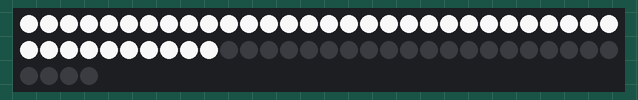
This program was run on a simulated Arduino Uno, built with avr-gcc and run on an emulated ATmega328P. Parts: 64 RGB LEDs in strip order, left to right, continuing on the next row. Dim RGB values are drawn brighter than linear; random numbers use the default seed unless the program sets one.

Above: at 0.4 s.
At 0.8 s:
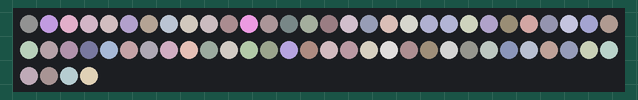
At 18.8 s:
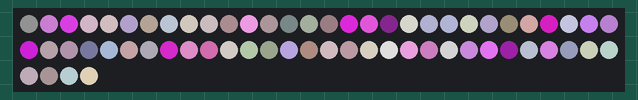
At 38.9 s:
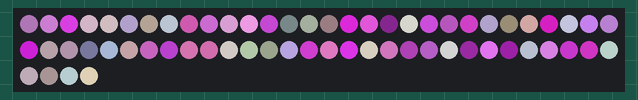

The program:

main.cpp
```cpp
#include <Adafruit_NeoPixel.h>
#ifdef __AVR__
#include <avr/power.h>
#endif
#define PIN 2 // WS2812 LEDs
#define NUMPIXELS 64 // Anzahl LEDs
#define BRIGHTNESS 230
Adafruit_NeoPixel pixels = Adafruit_NeoPixel(NUMPIXELS, PIN, NEO_GRB + NEO_KHZ800);

int pause=1000; // Millisekunden

struct RGB {
  int r;
  int g;
  int b;
};

void resetColors() {
  for (int i = 0; i < NUMPIXELS; i++) {
    // pixels.clear();
    pixels.setPixelColor(i, pixels.Color(0, 0, 0));
  }
  pixels.show();
}

void fillPixel(int pixel, int red, int green, int blue) {
  pixels.setPixelColor(pixel, pixels.Color(red, green, blue));
  pixels.show();
}

void colorRandomPixel(int red, int green, int blue) {
  // randomSeed(analogRead(A0)); Get Random noise from unused Analog Port
  randomSeed(millis()); // Generate Random noise for Wokwi Simulation
  int randomPixel = random(0, NUMPIXELS);
  pixels.setPixelColor(randomPixel, pixels.Color(red, green, blue));
  pixels.show();
}

void fillAllPixels(int red, int green, int blue, int delayTime) {
  for (int i = 0; i < NUMPIXELS; i++) {
    pixels.setPixelColor(i, pixels.Color(red, green, blue));
    pixels.show();
    delay(delayTime);
  }
}

void flashAllPixels(int red, int green, int blue, int delayTime, int count) {
  for (int i = 0; i < count; i++) {
    for (int p = 0; p < NUMPIXELS; p++) {
      pixels.setPixelColor(p, pixels.Color(red, green, blue));
    }
    pixels.show();
    delay(delayTime);

    for (int p = 0; p < NUMPIXELS; p++) {
      pixels.setPixelColor(p, pixels.Color(0, 0, 0));
    }
    pixels.show();
    delay(delayTime);
  }
}

void breathePixel(int pixel, RGB color, int duration) {
  int steps = 50; // The number of steps for smooth breathing
  int delayTime = duration / (steps * 2); // Controls breathing speed

  // Fade In
  for (int i = 0; i <= steps; i++) {
    float factor = (float)i / steps; // Scale factor from 0 to 1
    int r = color.r * factor;
    int g = color.g * factor;
    int b = color.b * factor;

    pixels.setPixelColor(pixel, pixels.Color(r, g, b));
    pixels.show();
    delay(delayTime);
  }

  // Fade Out
  for (int i = steps; i >= 0; i--) {
    float factor = (float)i / steps; // Scale factor from 1 to 0
    int r = color.r * factor;
    int g = color.g * factor;
    int b = color.b * factor;

    pixels.setPixelColor(pixel, pixels.Color(r, g, b));
    pixels.show();
    delay(delayTime);
  }
}

// Function to create breathing effect on multiple pixels


RGB generatePinkStarColor() {
  RGB color;
  int brightness = random(10, BRIGHTNESS + 1);
  // Randomly select a pink variation
  int pinkType = random(0, 3); // 0 = Soft Pink, 1 = Vibrant Pink, 2 = Magenta-Pink

  if (pinkType == 0) {
    // Soft Pink
    color.r = random(200, 255);
    color.g = random(100, 150);
    color.b = random(200, 255);
  } else if (pinkType == 1) {
    // Vibrant Pink
    color.r = random(220, 255);
    color.g = random(50, 120);
    color.b = random(220, 255);
  } else {
    // Magenta-Pink
    color.r = random(230, 255);
    color.g = random(30, 80);
    color.b = random(230, 255);
  }

  // Scale brightness
  color.r = (color.r * brightness) / BRIGHTNESS;
  color.g = (color.g * brightness) / BRIGHTNESS;
  color.b = (color.b * brightness) / BRIGHTNESS;

  return color;
}

RGB generateStarColor() {

  RGB color;
  int brightness = random(10, BRIGHTNESS + 1);
  int starType = random(0, 3);  // 0 = Blueish, 1 = White, 2 = Reddish

  if (starType == 0) {
    // Blueish star (cool, young stars)
    color.r = random(180, 220);
    color.g = random(180, 220);
    color.b = random(220, 255);
  } else if (starType == 1) {
    // White star (neutral, Sun-like stars)
    color.r = random(200, 255);
    color.g = random(200, 255);
    color.b = random(200, 255);
  } else {
    // Reddish star (old, cool stars)
    color.r = random(220, 255);
    color.g = random(180, 220);
    color.b = random(180, 220);
  }

  // Scale color brightness
  color.r = (color.r * brightness) / BRIGHTNESS;
  color.g = (color.g * brightness) / BRIGHTNESS;
  color.b = (color.b * brightness) / BRIGHTNESS;

  return color;
}

void breatheMultipleStars(int numStars, int duration) {
  int steps = 50;  // Number of steps for smooth breathing
  int delayTime = duration / (steps * 2); // Speed of breathing (duration divided by steps)

  // Create an array to hold random pixels and their associated colors
  int pixelsArray[numStars];
  RGB colorsArray[numStars];

  // Randomly pick pixels and generate colors
  for (int i = 0; i < numStars; i++) {
    pixelsArray[i] = random(0, NUMPIXELS); // Random pixel
    colorsArray[i] = generatePinkStarColor(); // Random pink color
  }

  // Breathing effect: Fade In & Out
  for (int step = 0; step <= steps; step++) {
    float factor = (float)step / steps;  // Scale factor for brightness

    // Update each pixel with the current brightness factor
    for (int i = 0; i < numStars; i++) {
      int r = (colorsArray[i].r * factor);  // Apply brightness factor to Red
      int g = (colorsArray[i].g * factor);  // Apply brightness factor to Green
      int b = (colorsArray[i].b * factor);  // Apply brightness factor to Blue

      // Ensure brightness scaling is applied correctly
      pixels.setPixelColor(pixelsArray[i], pixels.Color(r, g, b));
    }

    pixels.show();  // Apply changes to all pixels
    delay(delayTime);
  }

  // Fade out
  for (int step = steps; step >= 0; step--) {
    float factor = (float)step / steps;  // Scale factor for brightness

    // Update each pixel with the current brightness factor
    for (int i = 0; i < numStars; i++) {
      int r = (colorsArray[i].r * factor);  // Apply brightness factor to Red
      int g = (colorsArray[i].g * factor);  // Apply brightness factor to Green
      int b = (colorsArray[i].b * factor);  // Apply brightness factor to Blue

      // Ensure brightness scaling is applied correctly
      pixels.setPixelColor(pixelsArray[i], pixels.Color(r, g, b));
    }

    pixels.show();  // Apply changes to all pixels
    delay(delayTime);
  }
}


void startupAnimation() {
  fillAllPixels(255, 255, 255, 5);
  // flashAllPixels(0, 0, 255, 300, 1);

  // resetColors();

  for (int i = 0; i < NUMPIXELS; i++) {
    RGB starColor = generateStarColor();
    fillPixel(i, starColor.r, starColor.g, starColor.b);
  }
}

void breatheSingleMode() {
  int pixel = random(0, NUMPIXELS);  // Select a random pixel
  RGB starColor = generatePinkStarColor(); // Get a pink star color
  breathePixel(pixel, starColor, 2000);
}

void breatheMultipleMode() {
  int numStars = 20;
  int duration = 2000;
  breatheMultipleStars(numStars, duration);
}

void naturalStars() {
  RGB starColor = generateStarColor();
  colorRandomPixel(starColor.r, starColor.g, starColor.b);
  delay(pause);
}

void fullNaturalStars() {
  for (int i = 0; i < NUMPIXELS; i++) {
    RGB starColor = generateStarColor();
    fillPixel(i, starColor.r, starColor.g, starColor.b);
  }
  delay(pause * 10);
}

void fullPinkStars() {
  for (int i = 0; i < NUMPIXELS; i++) {
    RGB starColor = generatePinkStarColor();
    fillPixel(i, starColor.r, starColor.g, starColor.b);
  }
  delay(pause * 10);
}

void pinkStars() {
  RGB starColor = generatePinkStarColor();
  colorRandomPixel(starColor.r, starColor.g, starColor.b);
  delay(pause);
}


void initPixels() {
  pixels.begin();
  pixels.setBrightness(BRIGHTNESS);
  startupAnimation();
}

void setup()
{
  initPixels();
}

void loop()
{
  pinkStars();
  // fullPinkStars();

  // naturalStars();
  // fullNaturalStars();

  // breatheSingleMode();
  // breatheMultipleMode();
}
```

Measured:
- what the display in image 0 shows lasts 0.4 s, from 0.3 s to 0.7 s
